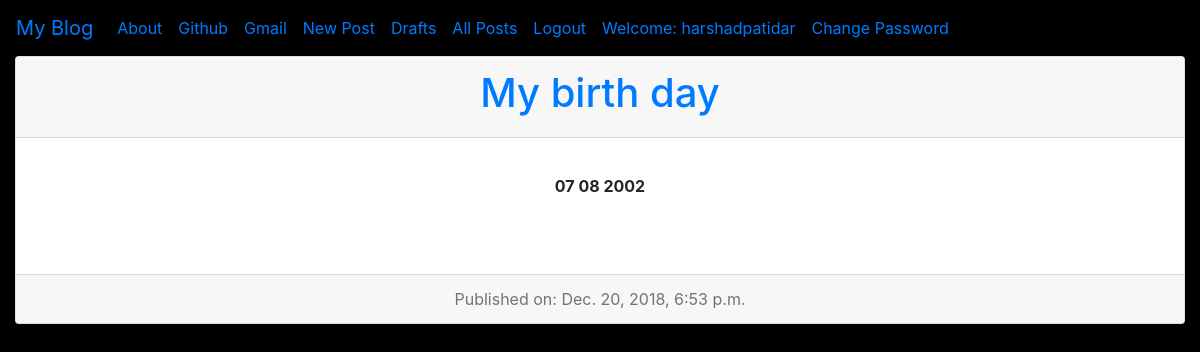
The page /blog/alluserpost/harshadpatidar7909@gmail.com/ (signed in) on the database its author committed.
### accounts/models.py (models this page shows, shortened)
class User(AbstractUser):
    username=models.CharField(blank=False,unique=True,max_length=256)
    email = models.EmailField(unique=True)
    email_confirmed = models.BooleanField(default=False)
    USERNAME_FIELD = 'email'
    REQUIRED_FIELDS=['username',]

### blog/models.py (models this page shows, shortened)
class Post(models.Model):
    author=models.ForeignKey('accounts.User',null =True, on_delete=models.SET_NULL)
    title=models.CharField(max_length=256)
    text=models.TextField()
    created_date=models.DateTimeField(default=timezone.now())
    published_date=models.DateTimeField(blank=True,null=True)

### blog/views.py (the view)
# urls.py: re_path(r'^alluserpost/(?P<email>[-\w.@+]+)/$',views.alluserpost,name="alluserpost"),
@login_required
def alluserpost(request,*args,**kwargs):
    email=kwargs['email']
    values=Post.objects.filter(author__email__exact = email,published_date__lte=timezone.now())
    return render(request,'blog/post_draft_list.html',{'posts':values})

### blog/templates/blog/post_draft_list.html
{% extends "blog/base.html" %}
{% block content %}
{% for post in posts %}
<div class="card text-center">
  <div class="card-header">
    <h1 >  <a href="{% url 'blog:post_detail' pk=post.pk %}">{{post.title}}</a> </h1>
  </div>
  <div class="card-body">
    <p class="card-text" >
      <b>{{post.text|safe}}</b>
    </p>
  </div>
  <div class="card-footer text-muted">
    Published on: {{post.published_date}}
  </div>
</div>
<br>
{% empty %}
<div class="jumbotron">
  <h6>No Post !!!</h6>
</div>
{% endfor %}
{% endblock %}

### blog/templates/blog/base.html (shortened to what this page needs)
<!DOCTYPE html>
{% load bootstrap4 %}
{% load staticfiles %}
<html lang="en" dir="ltr">
  <head>
    <link rel="stylesheet" href="https://stackpath.bootstrapcdn.com/bootstrap/4.1.3/css/bootstrap.min.css">
    <link rel="stylesheet" href="//cdn.jsdelivr.net/npm/medium-editor@latest/dist/css/medium-editor.min.css" type="text/css" media="screen" charset="utf-8">
<link rel="stylesheet" href="{% static 'css/blog.css' %}">
  </head>
  <body class="loader" style="background-color:black">
    <nav class="navbar navbar-expand-lg" style="background-color:black;">
  <a class="navbar-brand" href="{% url 'post_list' %}">My Blog</a>
  <div class="collapse navbar-collapse" id="navbarNavAltMarkup">
    <div class="navbar-nav">
      <a class="nav-item nav-link active" href="{% url 'blog:about' %}">About <span class="sr-only">(current)</span></a>
      <a class="nav-item nav-link" href="https://github.com/">Github</a>
      <a class="nav-item nav-link" href="http://gmail.com">Gmail</a>
      {% if user.is_authenticated %}
      <a class="nav-item nav-link" href="{% url 'blog:post_new' %}"> New Post</a>
      <a class="nav-item nav-link" href="{% url 'blog:post_draft_list' email=user.email %}">Drafts</a>
      <a class="nav-item nav-link" href="{% url 'blog:alluserpost' email=user.email %}">All Posts</a>
      <a class="nav-item nav-link" href="{% url 'accounts:logout' %}">Logout</a>
      <a class="nav-item nav-link " href="#" >Welcome: {{user.username}}</a>
      <a class="nav-item nav-link" href="{% url 'accounts:change-password' %}">Change Password</a>
        {% endif %}
    </div>
  </div>
</nav>
<div class="content container-fluid">
  <div class="">
    {% block content %}
    {% endblock %}
  </div>
</div>
  </body>
</html>

### static/css/blog.css (style rules this page uses)
.loader { filter:hue-rotate(0deg); color:linear-gradient(45deg,#0f8,#08f); animation:hue 10000ms infinite linear; }

### rows shown on the page
User: username "harshadpatidar"
Post: title "My birth day", published_date "Dec. 20, 2018, 6:53 p.m."
